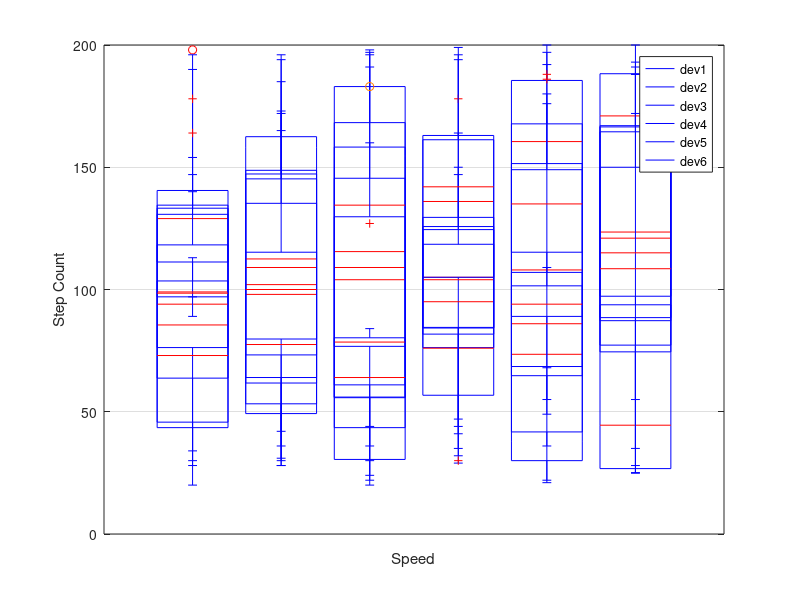

MATLAB code for this plot:
TreadmillData = randi([20,200],69,6);
Speeds = {'1.5mph' '2.5mph' '3.5mph' '4.5mph' '5.5mph' '6.5mph'};
DeviceColors = {'r' 'g' 'c' [0.5 0 0.5] 'b' [1 0.5 0]};
Pedometer1 = TreadmillData(1:7:end,:);
Pedometer2 = TreadmillData(2:7:end,:);
Pedometer3 = TreadmillData(3:7:end,:);
Pedometer4 = TreadmillData(4:7:end,:);
Pedometer5 = TreadmillData(5:7:end,:);
Pedometer6 = TreadmillData(6:7:end,:);

GroupedData = {Pedometer1 Pedometer2 Pedometer3 Pedometer4 Pedometer5 Pedometer6}; 

legendEntries = {'dev1' 'dev2' 'dev3' 'dev4' 'dev5' 'dev6'};

figure;
Xt = 20:20:120;
Xt_Offset = [-15,-10,-5,5,10,15];

for i=1:6 
    boxplot(GroupedData{i},'Color',DeviceColors{i});
    set(gca,'XTick',Xt+Xt_Offset(i));
    if i==3
        set(gca,'XTickLabel',Speeds);
    end
    hold on;
end
xlabel('Speed');ylabel('Step Count'); grid on;
legend(legendEntries);